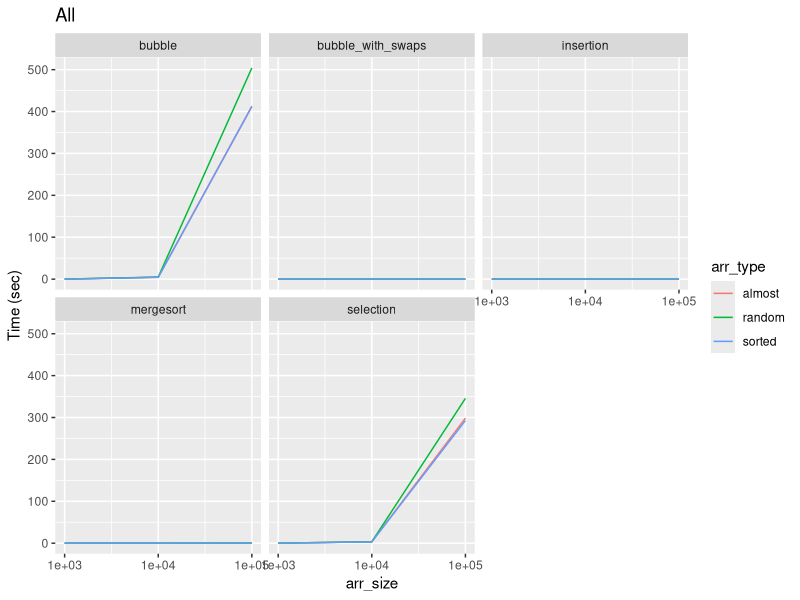

Here is the R script that generated this plot: (Note: this script raises an error after producing the figure.)
library(tidyverse)

plot_results <- function(df, title, filename = "temp.png") {
  df %>% 
    group_by(arr_type) %>% 
    ggplot(aes(x = arr_size, y = time, color = arr_type)) +
    ggtitle(title) +
    scale_x_continuous(trans = "log10") +
    geom_line() +
    facet_wrap(~ alg, nrow = 2) +
#    geom_smooth(se = FALSE) + 
    ylab("Time (sec)") 
    
#  ggsave(filename)
}

results = read_csv('results.csv')
results_quick = read_csv('results_quick.csv')

bubble <- results %>% filter(alg == 'bubble')
insertion <- results %>% filter(alg == 'insertion')

to_exclude = c("bubble", "selection")
no_bubble_or_selection <- results %>% filter(!alg %in% to_exclude)

plot_results(results, "All")

plot_results(no_bubble_or_insertion, "No bubble or selection")

